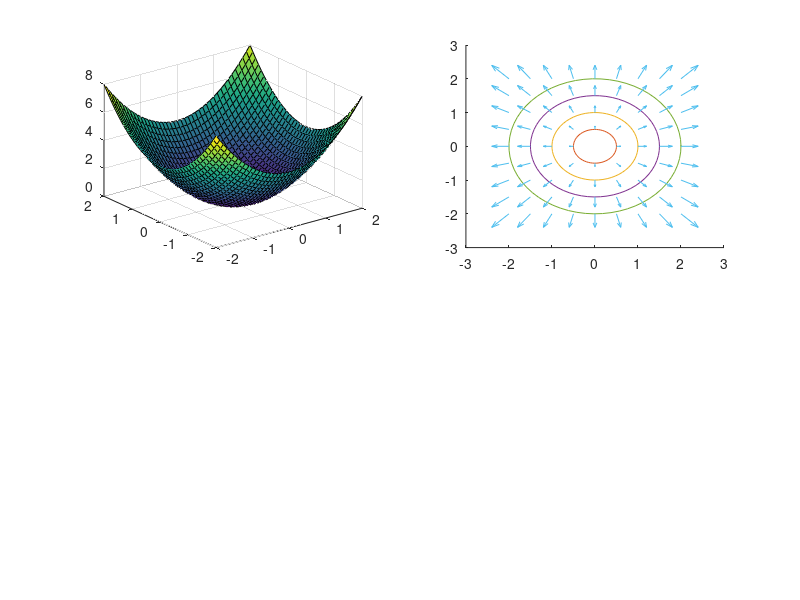

This figure's MATLAB source:
% This script will plot a paraboloid and show various features.
%   Planned features include: level curves, gradf, vector field,
%   normal, tangent plane

% X and Y domain for plot
X_MIN = -2;
X_MAX = 2;
Y_MIN = -2;
Y_MAX = 2;
INCREMENT = 0.1;
QUIVER_INCREMENT = 0.5;

% Generate points for the paraboloid
x_range = X_MIN:INCREMENT:X_MAX;
y_range = Y_MIN:INCREMENT:Y_MAX;
[X, Y] = meshgrid(x_range, y_range);
Z = X.^2 + Y.^2; % z = x^2 + y^2

% Generate level curves
% TODO - Find max constant required
%           in order to auto-find range of consts to use

% Generate curves using parametric circle equations
r_index = 1;
for r = 0:0.5:2
    theta_index = 1;
    for theta = 0:0.1:(2*pi+0.1)
        X_curves(theta_index, r_index) = r*cos(theta);
        Y_curves(theta_index, r_index) = r*sin(theta);
        theta_index = theta_index + 1;
    end
    r_index = r_index + 1;
end

% Generate vector field parameters (for "quiver")
%   U represents Df/Dx, V represents Df/Dy both at P(x,y)
% Create new X, Y meshgrid for cosmetic purposes
x_quiver_range = X_MIN:QUIVER_INCREMENT:X_MAX;
y_quiver_range = Y_MIN:QUIVER_INCREMENT:Y_MAX;
[X_quiver, Y_quiver] = meshgrid(x_quiver_range, y_quiver_range);

U_quiver = 2 .* X_quiver;
V_quiver = 2 .* Y_quiver;

%% GRAPHING FUNCTIONS
% Graph paraboloid
figure();
paraboloid_ax = subplot(2,2,1);
paraboloid_gr = surf(X, Y, Z);

% Graph level curves
level_curves_ax = subplot(2,2,2);
hold all;
for plot_index = 1:5
    plot(X_curves(:, plot_index), Y_curves(:, plot_index));
end

% Graph vector field
quiver(X_quiver, Y_quiver, U_quiver, V_quiver);
set(level_curves_ax, 'XLim', [-3 3], 'YLim', [-3 3]); % rescale axes
